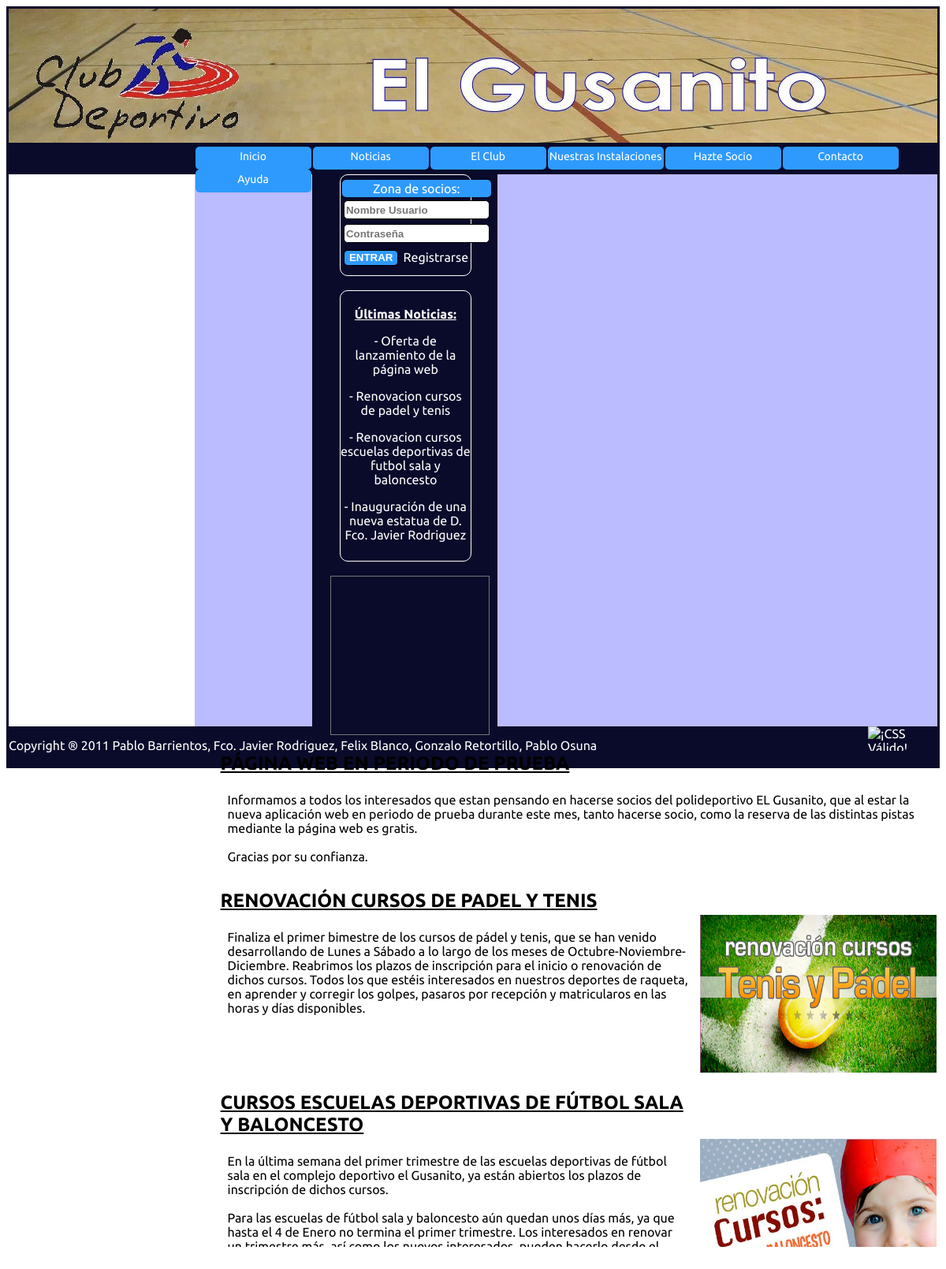
Screenshot of /Club/ClubNoticias.php with the database file from the repository.
### tables this page shows
CREATE TABLE IF NOT EXISTS `noticias` (
  `ID` int(11) NOT NULL AUTO_INCREMENT,
  `Titulo` text NOT NULL,
  `Contenido` text NOT NULL,
  `Imagen` varchar(20) NOT NULL,
  `Fecha` datetime NOT NULL,
  PRIMARY KEY (`ID`)
);

### Club/gestionBD/gestionNoticias.php (called while the page is built, shortened)
<?php
function verNoticias($conexion){
	try{
		$stmt = $conexion -> prepare("SELECT * FROM noticias ORDER BY Fecha DESC");
		$stmt->execute();
	}catch(PDOException $e){
		$_SESSION["exception"] = $e;
		return false;
	}
	return $stmt;
}
?>

### Club/ClubNoticias.php (the view, shortened to what this page needs)
<?php
require_once("gestionBD/gestionBD.php");
require_once("gestionBD/gestionNoticias.php");
$conexion = conectarBD();
$noticias = verNoticias($conexion);
?>
<!DOCTYPE html>
<html>
	<head>
		<link rel="stylesheet" type="text/css" href="style.css" />
	</head>
	<body>
		<?php
		include ("static/ClubNavigation.php");
		?>
		<div class="content">
			<div class="articulo">
				<?php
				foreach($noticias as $noticia){
					$imagen = "image/" . $noticia[3];  ?>
					<table class="tablaNoticias">
						<tr class="filaTitulo">
							<th class="filaTitulo"><?php echo $noticia[1]; ?></th>
						</tr>
						<?php
						if($noticia[3] != ""){
						?>
						<tr class="filaContenido">
							<th class="columnaContenido"><?php echo nl2br($noticia[2]); ?></th>
							<th class="columnaImagen"> <img src="<?php echo $imagen; ?>" class="imagen" /> </th>
						</tr>
						<?php }else{ ?>
							<tr class="filaContenido">
							<th class="columnaContenidoSinImagen"><?php echo nl2br($noticia[2]); ?></th>
						</tr>
						<?php } ?>
					</table>
					<br>
				<?php
				}
				?>
			</div>
		</div>
	</body>
</html>

### Club/static/ClubNavigation.php (shortened to what this page needs)
<!DOCTYPE html>
<html>
	<head>
		<link rel="stylesheet" type="text/css" href="style.css" />
	</head>
	<body>
		<div id="navigation">
			<div class="menu_lateral">
				<form name="login" method="post" action="../Club/login/login.php" enctype="multipart/form-data" onsubmit="return login()">
					<table id="table" align="center" cellpadding="2" cellspacing="2" border="0" width="20px">
						<tr>
							<td align="center" colspan="2" bgcolor="#2E9AFE">Zona de socios:</td>
						</tr>
						<tr>
							<td>
							<input id="usuario" name="usuario" type="text" size="20 px" placeholder="Nombre Usuario" />
							</td>
						</tr>
						<tr>
							<td>
							<input id="password" name="password" type="password" size="20 px" placeholder="Contraseña"/>
							</td>
						</tr>
					</table>
					<table id="table" align="center" cellpadding="2" cellspacing="2" border="0" width="20px">
						<tr>
							<td align="left"><input id="submitlogin" type="submit" value="ENTRAR"/></td>
							<td align="right"><a id="registrarse" href="ClubHazteSocio.php">Registrarse</a></td>
						</tr>
					</table>
				</form>
			</div></br>
			<div class="menu_lateral">
				<p>
					<b><span class="ult_noticias">Últimas Noticias:</span></b>
				</p>
				<a id="noticia" href="ClubNoticias.php">
					<p>
						- Oferta de lanzamiento de la página web
					</p>
					<p>
						- Renovacion cursos</br> de padel y tenis
					</p></a>
				<a id="noticia" href="ClubNoticias.php">
					<p>
						- Renovacion cursos escuelas deportivas de futbol sala y baloncesto
					</p></a>
				<a id="noticia" href="ClubNoticias.php">
					<p>
						- Inauguración de una nueva estatua de D. Fco. Javier Rodriguez
					</p></a>
			</div></br>
			<div class="menu_lateral2">
				<iframe src="https://www.google.com/calendar/embed?showPrint=0&amp;showTabs=0&amp;showTz=0&amp;height=600&amp;wkst=1&amp;bgcolor=%23FFFFFF&amp;src=24ut01m45dbt3rv0ishg62cjl0%40group.calendar.google.com&amp;color=%23B1440E&amp;ctz=Europe%2FMadrid"
				style=" border:solid 1px #777 " width="200" height="200" frameborder="0" scrolling="no"></iframe>
			</div>
		</div>
	</body>
</html>

### Club/style.css (style rules this page uses)
body { border-style: solid; border-color: #0A0A2A; border-width: 3px; font-family: 'Ubuntu', sans-serif; }
a { text-decoration: none; color:white; }
#header { background-image: url("http://localhost/ElGusanito/Club/image/borrador33333.jpg"); height: 170px; width: 100%; border-bottom-style: solid; border-bottom-color: #0A0A2A; border-bottom-width: 5px; }
#buttons { height: 35px; background: #0A0A2A; width: 100%; }
#menu-horizontal { height: 30px; width: 80%; background: #0A0A2A; margin-top: 0px; padding-left: 0px; margin-left:20%; }
#menu-horizontal li { float:left; display: inline-block; }
#menu-horizontal li { margin:0 1px; width:147px; min-height:25px; text-align:center; background:#2E9AFE; list-style:none; padding:2px 0; vertical-align: center; border-radius: 5px; }
#menu-horizontal li a { font:14px 'Ubuntu', sans-serif; color: white; text-decoration:none; }
#navigation { background: #0A0A2A; height: 700px; width: 20%; float:left; }
div.menu_lateral { margin-left: 15%; color: white; width: 70%; border: thin white solid; padding-top: 4px; padding-bottom: 8px; text-align: center; border-radius: 10px; }
div.menu_lateral2 { margin-left: 10%; color: white; width: 70%; text-align: center; }
div.content { background-color: #bbbbff; height: 700px; width: 80%; margin-left: 20%; }
div.articulo { height: 90%; width: 97%; overflow: auto; padding-top: 30px; padding-left: 30px; }
#footer { background: #0A0A2A; color: white; width: 100%; text-align: left; height: 50px; vertical-align: middle; }
#css { border:0; width:88px; height:31px; display:block; float: right; }
#copyright { float:left; padding-top: 15px; }
input,select { border : 1px solid black; font-weight: bold; height: 1.5em; -webkit-border-radius: 5px; -moz-border-radius: 5px; border-radius: 5px; }
td { border-radius: 5px; }
#submitlogin { background-color:#2E9AFE; color:white; }
span.ult_noticias { text-decoration:underline; }
img.imagen { width: 300px; height:200px; float:right; }
tr.filaTitulo { text-align: left; vertical-align: middle; padding: 20px; font-size: x-large; text-decoration: underline; font-weight: bold; }
th.columnaContenido { width: 70%; font-weight: normal; text-align: left; vertical-align: top; padding: 10px; padding-top: 20px; }
th.columnaContenidoSinImagen { font-weight: normal; text-align: left; vertical-align: top; padding: 10px; padding-top: 20px; }

### rows the page displays
noticias: Titulo "PÁGINA WEB EN PERIODO DE PRUEBA", Contenido "Informamos a todos los interesados que estan pensando en hacerse socios del polideportivo EL Gusanito, que al estar la nueva aplicación web en periodo de prueba durante este mes, tanto hacerse socio, como la reserva de las distintas pistas mediante la página web es gratis. Gracias por su confianza."
noticias: Titulo "RENOVACIÓN CURSOS DE PADEL Y TENIS", Contenido "Finaliza el primer bimestre de los cursos de pádel y tenis, que se han venido desarrollando de Lunes a Sábado a lo largo de los meses de Octubre-Noviembre-Diciembre. Reabrimos los plazos de inscripción para el inicio o renovación de dichos cursos. Todos los que estéis interesados en nuestros deportes de raqueta, en aprender y corregir los golpes, pasaros por recepción y matricularos en las horas y días disponibles.", Imagen (picture)
noticias: Titulo "CURSOS ESCUELAS DEPORTIVAS DE FÚTBOL SALA Y BALONCESTO", Contenido "En la última semana del primer trimestre de las escuelas deportivas de fútbol sala en el complejo deportivo el Gusanito, ya están abiertos los plazos de inscripción de dichos cursos. Para las escuelas de fútbol sala y baloncesto aún quedan unos días más, ya que hasta el 4 de Enero no termina el primer trimestre. Los interesados en renovar…", Imagen (picture)
